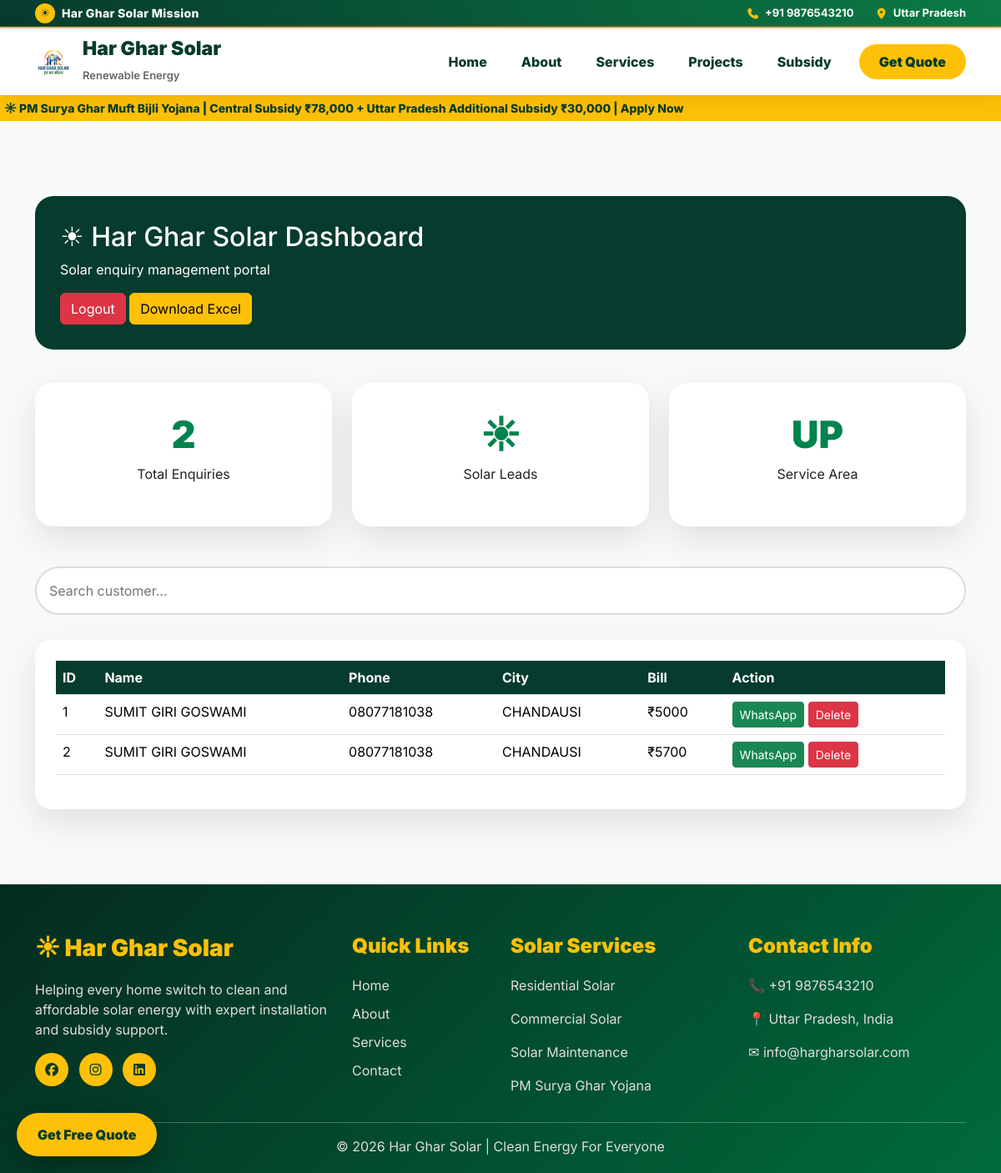
Before: /admin (signed in) with the older database file.
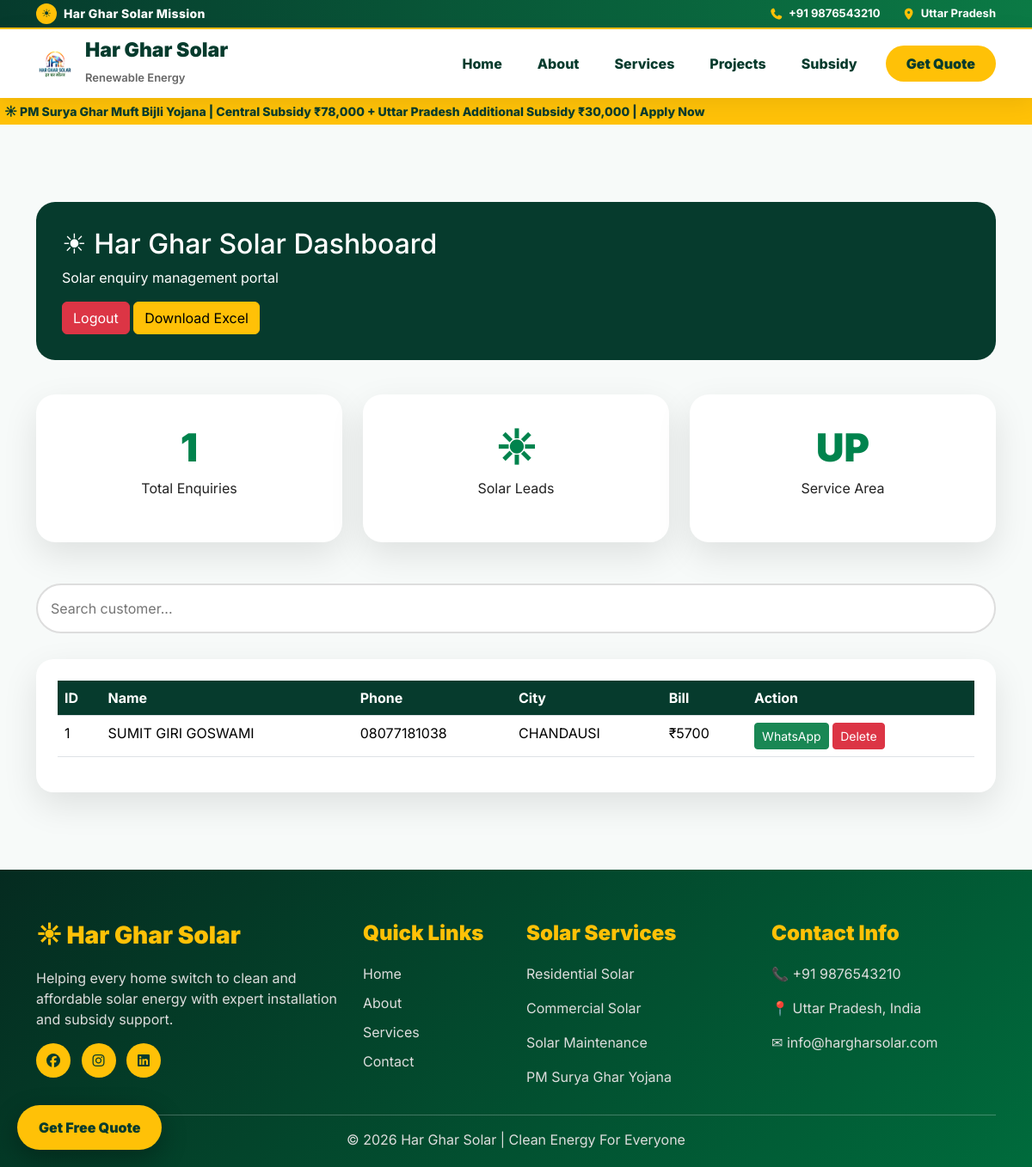
After: the same page with the newer database file.
### tables this page shows
CREATE TABLE leads(

        id INTEGER PRIMARY KEY AUTOINCREMENT,

        name TEXT,

        phone TEXT,

        city TEXT,

        bill TEXT,
        created_at TEXT

    );

### app.py (the view)
@app.route("/admin")
def admin():
    if "admin" not in session:
        return redirect("/admin-login")
    conn=sqlite3.connect("solar.db")
    cur=conn.cursor()
    cur.execute("SELECT * FROM leads")
    data=cur.fetchall()
    conn.close()
    return render_template(
        "admin.html",
        leads=data
    )

### templates/admin.html
{% extends 'base.html' %}
{% block content %}
<section class="admin-section">
<div class="container">
<div class="admin-title">
<h2>
☀ Har Ghar Solar Dashboard
</h2>
<p>
Solar enquiry management portal
</p>
<a href="/logout" class="btn btn-danger">
Logout
</a>
<a href="/download-leads"
class="btn btn-warning">
Download Excel
</a>
</div>
<div class="row mb-5">
<div class="col-md-4">
<div class="dashboard-card">
<h1>
{{ leads|length }}
</h1>
<p>
Total Enquiries
</p>
</div>
</div>
<div class="col-md-4">
<div class="dashboard-card">
<h1>
☀
</h1>
<p>
Solar Leads
</p>
</div>
</div>
<div class="col-md-4">
<div class="dashboard-card">
<h1>
UP
</h1>
<p>
Service Area
</p>
</div>
</div>
</div>
<input
type="text"
id="leadSearch"
placeholder="Search customer..."
class="search-box"
onkeyup="searchLead()"
>
<div class="table-box">
<table
class="table table-hover"
id="leadTable">
<thead>
<tr>
<th>ID</th>
<th>Name</th>
<th>Phone</th>
<th>City</th>
<th>Bill</th>
<th>Action</th>
</tr>
</thead>
<tbody>
{% for lead in leads %}
<tr>
<td>
{{lead[0]}}
</td>
<td>
{{lead[1]}}
</td>
<td>
{{lead[2]}}
</td>
<td>
{{lead[3]}}
</td>
<td>
₹{{lead[4]}}
</td>
<td>
<a
class="btn btn-success btn-sm"
target="_blank"
href="https://wa.me/91{{lead[2]}}">
WhatsApp
</a>
<a
class="btn btn-danger btn-sm"
href="/delete/{{lead[0]}}">
Delete
</a>
</td>
</tr>
{% endfor %}
</tbody>
</table>
</div>
</div>
</section>
{% endblock %}

### templates/base.html (shortened to what this page needs)
<!DOCTYPE html>
<html lang="en">
<head>
<link
href="https://cdn.jsdelivr.net/npm/bootstrap@5.3.7/dist/css/bootstrap.min.css"
rel="stylesheet">
<link
rel="stylesheet"
href="https://cdnjs.cloudflare.com/ajax/libs/font-awesome/7.0.0/css/all.min.css">
<link
href="https://unpkg.com/aos@2.3.1/dist/aos.css"
rel="stylesheet">
<link
rel="stylesheet"
href="{{ url_for('static', filename='css/style.css') }}"
>
</head>
<body>
<header class="gov-header">
<div class="container">
<div class="row align-items-center">
<div class="col-md-7">
<div class="gov-brand">
<div class="gov-icon">
☀
</div>
<div>
<h3>
Har Ghar Solar Mission
</h3>
</div>
</div>
</div>
<div class="col-md-5">
<div class="header-contact">
<div>
<i class="fa-solid fa-phone"></i>
<h5>
+91 9876543210
</h5>
</div>
<div>
<i class="fa-solid fa-location-dot"></i>
<h5>
Uttar Pradesh
</h5>
</div>
</div>
</div>
</div>
</div>
</header>
<nav class="navbar navbar-expand-lg main-nav">
<div class="container">
<a class="navbar-brand solar-logo" href="/">
<img
src="{{ url_for('static', filename='images/logo.png') }}"
class="site-logo"
alt="Har Ghar Solar"
>
<div class="logo-text">
<h3>
Har Ghar Solar
</h3>
<span>
Renewable Energy
</span>
</div>
</a>
<div class="collapse navbar-collapse" id="menu">
<ul class="navbar-nav ms-auto">
<li class="nav-item">
<a class="nav-link" href="/">
Home
</a>
</li>
<li class="nav-item">
<a class="nav-link" href="/about">
About
</a>
</li>
<li class="nav-item">
<a class="nav-link" href="/services">
Services
</a>
</li>
<li class="nav-item">
<a class="nav-link" href="/#projects">
Projects
</a>
</li>
<li class="nav-item">
<a class="nav-link" href="/#subsidy">
Subsidy
</a>
</li>
<li class="nav-item">
<a class="quote-btn" href="/contact">
Get Quote
</a>
</li>
</ul>
</div>
</div>
</nav>
<div class="govt-strip">
<marquee>
☀ PM Surya Ghar Muft Bijli Yojana | Central Subsidy ₹78,000 + Uttar Pradesh Additional Subsidy ₹30,000 | Apply Now
</marquee>
</div>
{% block content %}
{% endblock %}
<footer class="premium-footer">
<div class="container">
<div class="row">
<div class="col-md-4">
<h3>
☀ Har Ghar Solar
</h3>
<p>
Helping every home switch to clean and affordable solar energy with expert installation and subsidy support.
</p>
<div class="footer-social">
<i class="fab fa-facebook"></i>
<i class="fab fa-instagram"></i>
<i class="fab fa-linkedin"></i>
</div>
</div>
<div class="col-md-2">
<h4>
Quick Links
</h4>
<a href="/">
Home
</a>
<a href="/about">
About
</a>
<a href="/services">
Services
</a>
<a href="/contact">
Contact
</a>
</div>
<div class="col-md-3">
<h4>
Solar Services
</h4>
<p>
Residential Solar
</p>
<p>
Commercial Solar
</p>
<p>
Solar Maintenance
</p>
<p>
PM Surya Ghar Yojana
</p>
</div>
<div class="col-md-3">
<h4>
Contact Info
</h4>
<p>
📞 +91 9876543210
</p>
<p>
📍 Uttar Pradesh, India
</p>
<p>
✉ info@hargharsolar.com
</p>
</div>
</div>
<hr>
<div class="footer-bottom">
© 2026 Har Ghar Solar | Clean Energy For Everyone
</div>
</div>
</footer>
<a href="/contact" class="quick-enquiry">
Get Free Quote
</a>
</body>
</html>

### static/css/style.css (style rules this page uses)
* { margin:0; padding:0; box-sizing:border-box; }
html { scroll-behavior:smooth; }
body { font-family:'Inter',sans-serif; background:#fff; overflow-x:hidden; color:#222; }
.gov-header { background: linear-gradient( 90deg, #063b2d, #0b7a45 ); color:white; padding:4px 0; border-bottom:2px solid #ffc107; }
.gov-brand { display:flex; align-items:center; gap:8px; }
.gov-icon { width:24px; height:24px; border-radius:50%; background:#ffc107; color:#063b2d; display:flex; align-items:center; justify-content:center; font-size:13px; }
.gov-brand h3 { font-size:14px; font-weight:800; margin:0; letter-spacing:.3px; }
.header-contact { display:flex; justify-content:flex-end; align-items:center; gap:25px; }
.header-contact div { display:flex; align-items:center; gap:6px; background:none; padding:0; }
.header-contact i { font-size:13px; color:#ffc107; }
.header-contact h5 { font-size:13px; font-weight:700; margin:0; }
.main-nav { background:white; padding: 6px;px 0; box-shadow: 0 5px 25px rgba(0,0,0,.08); position:sticky; top:0; z-index:999; }
.solar-logo { display:flex; align-items:center; gap:12px; text-decoration:none; }
.site-logo { width:45px !important; height:45px !important; object-fit:contain; }
.logo-text h3 { font-size:23px; font-weight:900; margin:0; color:#063b2d; }
.logo-text span { font-size:13px; font-weight:600; color:#666; }
.navbar-nav { align-items:center; gap:25px; }
.navbar-nav .nav-link { font-size:16px; font-weight:800; color:#063b2d; }
.quote-btn { background:#ffc107; color:#063b2d; padding:11px 24px; border-radius:50px; font-weight:900; text-decoration:none; }
.govt-strip { background:#ffc107; color:#063b2d; font-size:14px; padding:5px; font-weight:800; }
section { overflow:hidden; }
.admin-section { padding:90px 0; background:#f7faf9; }
.admin-title { background:#063b2d; color:white; padding:30px; border-radius:22px; margin-bottom:40px; }
.dashboard-card { background:white; padding:35px; text-align:center; border-radius:22px; box-shadow: 0 15px 40px rgba(0,0,0,.1); }
.dashboard-card h1 { font-size:45px; font-weight:900; color:#00834d; }
.search-box { width:100%; padding:15px; border-radius:30px; border:2px solid #ddd; margin-bottom:30px; }
.table-box { background:white; padding:25px; border-radius:20px; overflow:auto; box-shadow: 0 15px 40px rgba(0,0,0,.1); }
.table th { background:#063b2d !important; color:white !important; }
.premium-footer { background: linear-gradient( 135deg, #052b20, #006b3c ); color:white; padding:60px 0 20px; }
.premium-footer h3, .premium-footer h4 { color:#ffc107; font-weight:900; margin-bottom:20px; }
.premium-footer p { color:#ddd; }
.premium-footer a { display:block; color:#ddd; text-decoration:none; margin-bottom:10px; transition:.3s; }
.footer-social i { width:40px; height:40px; background:#ffc107; color:#063b2d; border-radius:50%; line-height:40px; text-align:center; margin-right:8px; }
.footer-bottom { text-align:center; color:#ddd; }
.quick-enquiry { position:fixed; left:20px; bottom:20px; background:#ffc107; color:#063b2d; padding:14px 25px; border-radius:40px; font-weight:900; text-decoration:none; z-index:999; box-shadow: 0 10px 30px rgba(0,0,0,.3); animation:pulse 2s infinite; }

Changed rows visible on the page:
removed leads: id "2", name "SUMIT GIRI GOSWAMI", phone "08077181038", city "CHANDAUSI", bill "5700"
changed leads "SUMIT GIRI GOSWAMI": bill "5000" → "5700"
Other visible differences:
{{ leads|length }}: "2" → "1"
